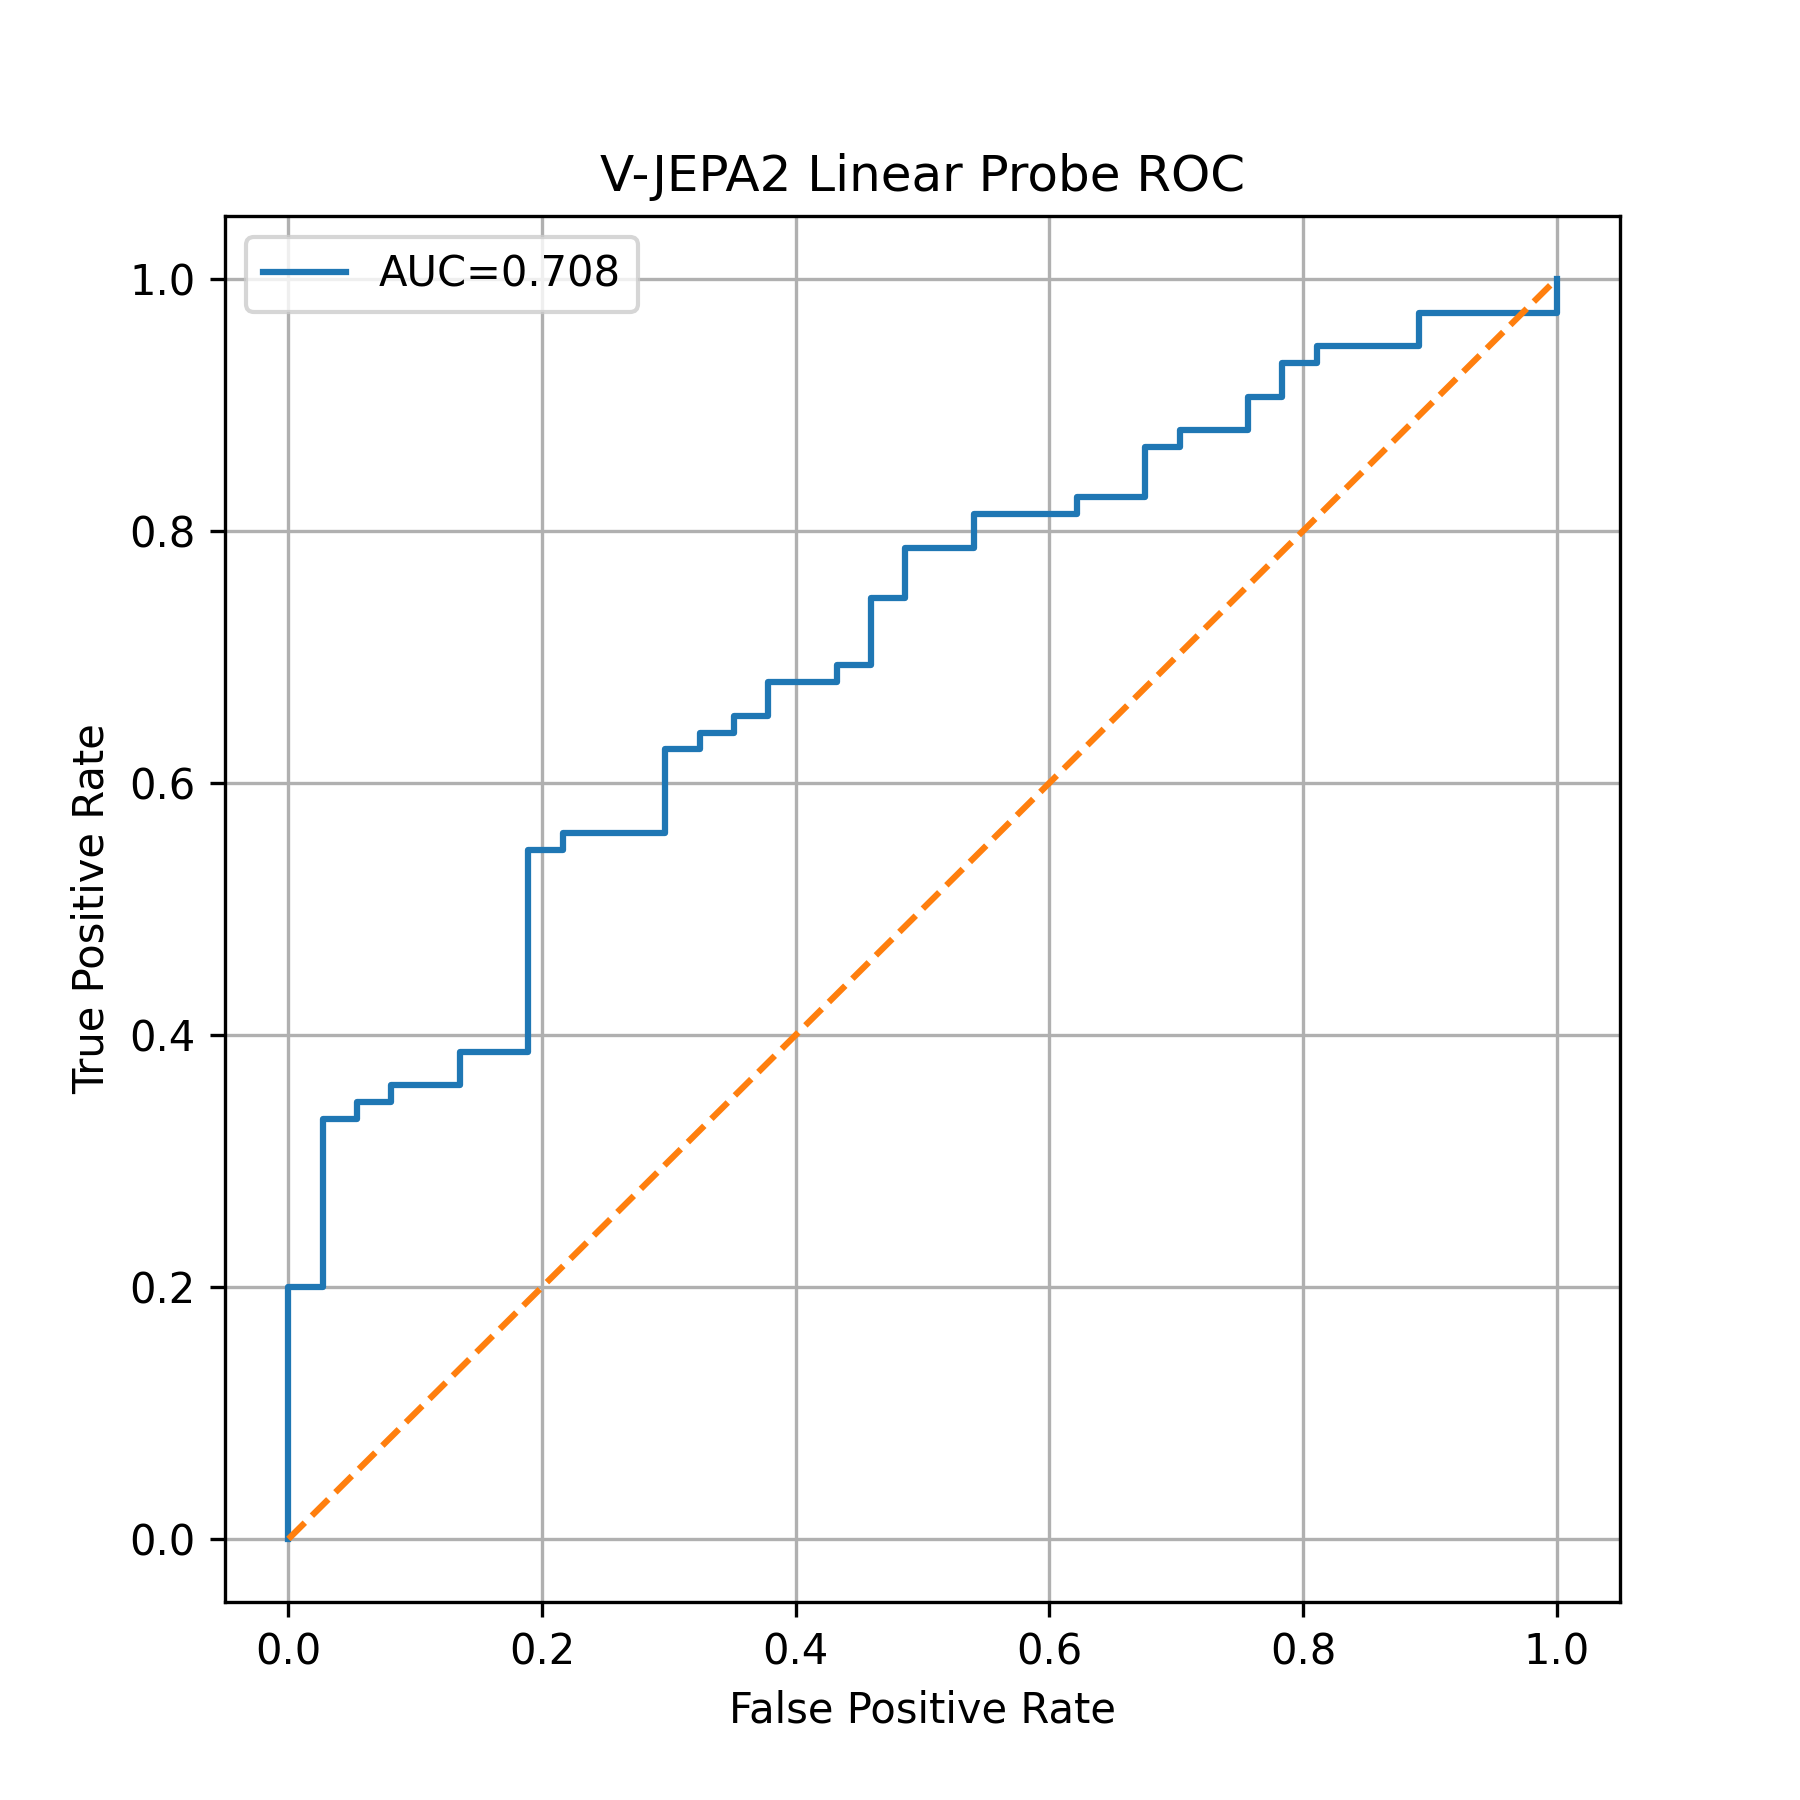

Here is the Python script that generated this plot:
import torch
import matplotlib.pyplot as plt

from sklearn.metrics import (
    roc_curve,
    auc
)



data=torch.load(
    "probe_dataset.pt",
    weights_only=False
)


X_val=data["X_val"].numpy()
y_val=data["y_val"].numpy()



probe=torch.load(
    "linear_probe.pt",
    weights_only=False
)



scores=probe.predict_proba(
    X_val
)[:,1]



fpr,tpr,_=roc_curve(
    y_val,
    scores
)


roc_auc=auc(
    fpr,
    tpr
)



plt.figure(figsize=(6,6))


plt.plot(
    fpr,
    tpr,
    label=f"AUC={roc_auc:.3f}"
)


plt.plot(
    [0,1],
    [0,1],
    linestyle="--"
)


plt.xlabel("False Positive Rate")
plt.ylabel("True Positive Rate")

plt.title(
    "V-JEPA2 Linear Probe ROC"
)


plt.legend()

plt.grid()

plt.savefig(
    "roc_curve.png",
    dpi=300
)

plt.show()
